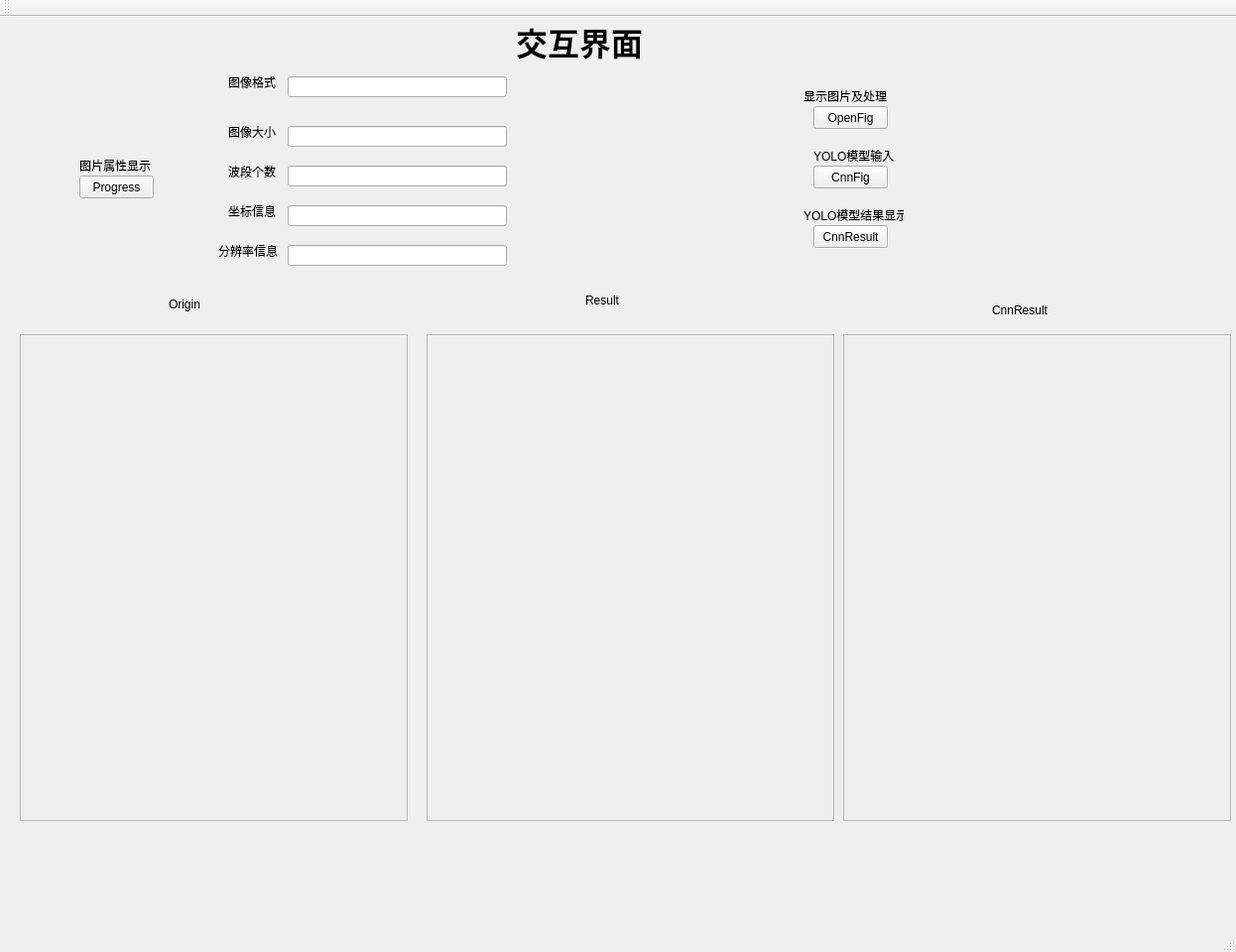
<?xml version="1.0" encoding="UTF-8"?>
<ui version="4.0">
 <class>qtTestClass</class>
 <widget class="QMainWindow" name="qtTestClass">
  <property name="geometry">
   <rect>
    <x>0</x>
    <y>0</y>
    <width>1246</width>
    <height>960</height>
   </rect>
  </property>
  <property name="windowTitle">
   <string>qtTest</string>
  </property>
  <widget class="QWidget" name="centralWidget">
   <widget class="QLabel" name="m_image">
    <property name="geometry">
     <rect>
      <x>230</x>
      <y>50</y>
      <width>51</width>
      <height>31</height>
     </rect>
    </property>
    <property name="text">
     <string>图像格式</string>
    </property>
   </widget>
   <widget class="QLineEdit" name="lineEdit">
    <property name="geometry">
     <rect>
      <x>290</x>
      <y>60</y>
      <width>221</width>
      <height>21</height>
     </rect>
    </property>
   </widget>
   <widget class="QLabel" name="m_image_2">
    <property name="geometry">
     <rect>
      <x>230</x>
      <y>100</y>
      <width>51</width>
      <height>31</height>
     </rect>
    </property>
    <property name="text">
     <string>图像大小</string>
    </property>
   </widget>
   <widget class="QLabel" name="m_image_3">
    <property name="geometry">
     <rect>
      <x>230</x>
      <y>140</y>
      <width>51</width>
      <height>31</height>
     </rect>
    </property>
    <property name="text">
     <string>波段个数</string>
    </property>
   </widget>
   <widget class="QLabel" name="m_image_4">
    <property name="geometry">
     <rect>
      <x>230</x>
      <y>180</y>
      <width>51</width>
      <height>31</height>
     </rect>
    </property>
    <property name="text">
     <string>坐标信息</string>
    </property>
   </widget>
   <widget class="QLabel" name="m_image_5">
    <property name="geometry">
     <rect>
      <x>220</x>
      <y>220</y>
      <width>61</width>
      <height>31</height>
     </rect>
    </property>
    <property name="text">
     <string>分辨率信息</string>
    </property>
   </widget>
   <widget class="QLineEdit" name="lineEdit_2">
    <property name="geometry">
     <rect>
      <x>290</x>
      <y>110</y>
      <width>221</width>
      <height>21</height>
     </rect>
    </property>
   </widget>
   <widget class="QLineEdit" name="lineEdit_3">
    <property name="geometry">
     <rect>
      <x>290</x>
      <y>150</y>
      <width>221</width>
      <height>21</height>
     </rect>
    </property>
   </widget>
   <widget class="QLineEdit" name="lineEdit_4">
    <property name="geometry">
     <rect>
      <x>290</x>
      <y>190</y>
      <width>221</width>
      <height>21</height>
     </rect>
    </property>
   </widget>
   <widget class="QLineEdit" name="lineEdit_5">
    <property name="geometry">
     <rect>
      <x>290</x>
      <y>230</y>
      <width>221</width>
      <height>21</height>
     </rect>
    </property>
   </widget>
   <widget class="QPushButton" name="pushButton">
    <property name="geometry">
     <rect>
      <x>820</x>
      <y>90</y>
      <width>75</width>
      <height>23</height>
     </rect>
    </property>
    <property name="text">
     <string>OpenFig</string>
    </property>
   </widget>
   <widget class="QPushButton" name="pushButton_2">
    <property name="geometry">
     <rect>
      <x>80</x>
      <y>160</y>
      <width>75</width>
      <height>23</height>
     </rect>
    </property>
    <property name="text">
     <string>Progress</string>
    </property>
   </widget>
   <widget class="QLabel" name="label">
    <property name="geometry">
     <rect>
      <x>170</x>
      <y>280</y>
      <width>61</width>
      <height>20</height>
     </rect>
    </property>
    <property name="text">
     <string>Origin</string>
    </property>
   </widget>
   <widget class="QLabel" name="label_2">
    <property name="geometry">
     <rect>
      <x>590</x>
      <y>280</y>
      <width>54</width>
      <height>12</height>
     </rect>
    </property>
    <property name="text">
     <string>Result</string>
    </property>
   </widget>
   <widget class="QScrollArea" name="scrollArea">
    <property name="geometry">
     <rect>
      <x>20</x>
      <y>320</y>
      <width>391</width>
      <height>491</height>
     </rect>
    </property>
    <property name="widgetResizable">
     <bool>true</bool>
    </property>
    <widget class="QWidget" name="scrollAreaWidgetContents">
     <property name="geometry">
      <rect>
       <x>0</x>
       <y>0</y>
       <width>389</width>
       <height>489</height>
      </rect>
     </property>
    </widget>
   </widget>
   <widget class="QScrollArea" name="scrollArea_2">
    <property name="geometry">
     <rect>
      <x>430</x>
      <y>320</y>
      <width>411</width>
      <height>491</height>
     </rect>
    </property>
    <property name="widgetResizable">
     <bool>true</bool>
    </property>
    <widget class="QWidget" name="scrollAreaWidgetContents_2">
     <property name="geometry">
      <rect>
       <x>0</x>
       <y>0</y>
       <width>409</width>
       <height>489</height>
      </rect>
     </property>
    </widget>
   </widget>
   <widget class="QLabel" name="label_3">
    <property name="geometry">
     <rect>
      <x>1000</x>
      <y>280</y>
      <width>231</width>
      <height>31</height>
     </rect>
    </property>
    <property name="text">
     <string>CnnResult</string>
    </property>
   </widget>
   <widget class="QPushButton" name="pushButton_3">
    <property name="geometry">
     <rect>
      <x>820</x>
      <y>150</y>
      <width>75</width>
      <height>23</height>
     </rect>
    </property>
    <property name="text">
     <string>CnnFig</string>
    </property>
   </widget>
   <widget class="QScrollArea" name="scrollArea_3">
    <property name="geometry">
     <rect>
      <x>850</x>
      <y>320</y>
      <width>391</width>
      <height>491</height>
     </rect>
    </property>
    <property name="widgetResizable">
     <bool>true</bool>
    </property>
    <widget class="QWidget" name="scrollAreaWidgetContents_3">
     <property name="geometry">
      <rect>
       <x>0</x>
       <y>0</y>
       <width>389</width>
       <height>489</height>
      </rect>
     </property>
    </widget>
   </widget>
   <widget class="QLabel" name="label_4">
    <property name="geometry">
     <rect>
      <x>520</x>
      <y>0</y>
      <width>141</width>
      <height>51</height>
     </rect>
    </property>
    <property name="text">
     <string>&lt;html&gt;&lt;head/&gt;&lt;body&gt;&lt;p&gt;&lt;span style=&quot; font-size:24pt; font-weight:600;&quot;&gt;交互界面&lt;/span&gt;&lt;/p&gt;&lt;/body&gt;&lt;/html&gt;</string>
    </property>
   </widget>
   <widget class="QLabel" name="label_5">
    <property name="geometry">
     <rect>
      <x>80</x>
      <y>140</y>
      <width>101</width>
      <height>20</height>
     </rect>
    </property>
    <property name="text">
     <string>图片属性显示</string>
    </property>
   </widget>
   <widget class="QPushButton" name="pushButton_4">
    <property name="geometry">
     <rect>
      <x>820</x>
      <y>210</y>
      <width>75</width>
      <height>23</height>
     </rect>
    </property>
    <property name="text">
     <string>CnnResult</string>
    </property>
   </widget>
   <widget class="QLabel" name="label_6">
    <property name="geometry">
     <rect>
      <x>810</x>
      <y>70</y>
      <width>91</width>
      <height>20</height>
     </rect>
    </property>
    <property name="text">
     <string>显示图片及处理</string>
    </property>
   </widget>
   <widget class="QLabel" name="label_7">
    <property name="geometry">
     <rect>
      <x>820</x>
      <y>130</y>
      <width>91</width>
      <height>20</height>
     </rect>
    </property>
    <property name="text">
     <string>YOLO模型输入</string>
    </property>
   </widget>
   <widget class="QLabel" name="label_8">
    <property name="geometry">
     <rect>
      <x>810</x>
      <y>190</y>
      <width>101</width>
      <height>20</height>
     </rect>
    </property>
    <property name="text">
     <string>YOLO模型结果显示</string>
    </property>
   </widget>
  </widget>
  <widget class="QMenuBar" name="menuBar">
   <property name="geometry">
    <rect>
     <x>0</x>
     <y>0</y>
     <width>1246</width>
     <height>23</height>
    </rect>
   </property>
  </widget>
  <widget class="QToolBar" name="mainToolBar">
   <attribute name="toolBarArea">
    <enum>TopToolBarArea</enum>
   </attribute>
   <attribute name="toolBarBreak">
    <bool>false</bool>
   </attribute>
  </widget>
  <widget class="QStatusBar" name="statusBar"/>
 </widget>
 <layoutdefault spacing="6" margin="11"/>
 <resources>
  <include location="qtTest.qrc"/>
 </resources>
 <connections>
  <connection>
   <sender>pushButton</sender>
   <signal>clicked()</signal>
   <receiver>qtTestClass</receiver>
   <slot>on_OpenFig_clicked()</slot>
   <hints>
    <hint type="sourcelabel">
     <x>157</x>
     <y>367</y>
    </hint>
    <hint type="destinationlabel">
     <x>225</x>
     <y>377</y>
    </hint>
   </hints>
  </connection>
  <connection>
   <sender>pushButton_2</sender>
   <signal>clicked()</signal>
   <receiver>qtTestClass</receiver>
   <slot>on_Progress_clicked()</slot>
   <hints>
    <hint type="sourcelabel">
     <x>138</x>
     <y>217</y>
    </hint>
    <hint type="destinationlabel">
     <x>217</x>
     <y>480</y>
    </hint>
   </hints>
  </connection>
  <connection>
   <sender>pushButton_3</sender>
   <signal>clicked()</signal>
   <receiver>qtTestClass</receiver>
   <slot>on_CnnFig_clicked()</slot>
   <hints>
    <hint type="sourcelabel">
     <x>140</x>
     <y>397</y>
    </hint>
    <hint type="destinationlabel">
     <x>208</x>
     <y>576</y>
    </hint>
   </hints>
  </connection>
  <connection>
   <sender>pushButton_4</sender>
   <signal>clicked()</signal>
   <receiver>qtTestClass</receiver>
   <slot>on_CnnResult_clicked()</slot>
   <hints>
    <hint type="sourcelabel">
     <x>152</x>
     <y>419</y>
    </hint>
    <hint type="destinationlabel">
     <x>59</x>
     <y>502</y>
    </hint>
   </hints>
  </connection>
 </connections>
 <slots>
  <slot>on_Button1_clicked()</slot>
  <slot>on_Button2_clicked()</slot>
  <slot>on_Button3_clicked()</slot>
  <slot>on_Button4_clicked()</slot>
  <slot>on_Button5_clicked()</slot>
  <slot>slot1()</slot>
  <slot>slot2()</slot>
  <slot>on_OpenFig_clicked()</slot>
  <slot>slot3()</slot>
  <slot>slot4()</slot>
  <slot>on_Progress_clicked()</slot>
  <slot>on_CnnFig_clicked()</slot>
  <slot>on_CnnResult_clicked()</slot>
 </slots>
</ui>
